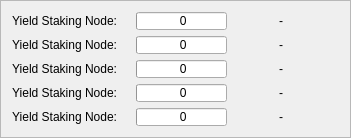
                    <widget class="QFrame" name="frameMnInfoLevels_2">
                     <property name="frameShape">
                      <enum>QFrame::StyledPanel</enum>
                     </property>
                     <property name="frameShadow">
                      <enum>QFrame::Raised</enum>
                     </property>
                     <layout class="QGridLayout" name="gridLayout_2">
                      <item row="0" column="0" rowspan="5">
                       <layout class="QVBoxLayout" name="verticalLayout_11">
                        <item>
                         <widget class="QLabel" name="label_11">
                          <property name="minimumSize">
                           <size>
                            <width>0</width>
                            <height>0</height>
                           </size>
                          </property>
                          <property name="maximumSize">
                           <size>
                            <width>16777215</width>
                            <height>16777215</height>
                           </size>
                          </property>
                          <property name="text">
                           <string>Yield Staking Node:</string>
                          </property>
                          <property name="alignment">
                           <set>Qt::AlignRight|Qt::AlignTrailing|Qt::AlignVCenter</set>
                          </property>
                         </widget>
                        </item>
                        <item>
                         <widget class="QLabel" name="label_12">
                          <property name="minimumSize">
                           <size>
                            <width>0</width>
                            <height>0</height>
                           </size>
                          </property>
                          <property name="maximumSize">
                           <size>
                            <width>16777215</width>
                            <height>16777215</height>
                           </size>
                          </property>
                          <property name="text">
                           <string>Yield Staking Node:</string>
                          </property>
                          <property name="alignment">
                           <set>Qt::AlignRight|Qt::AlignTrailing|Qt::AlignVCenter</set>
                          </property>
                         </widget>
                        </item>
                        <item>
                         <widget class="QLabel" name="label_13">
                          <property name="minimumSize">
                           <size>
                            <width>0</width>
                            <height>0</height>
                           </size>
                          </property>
                          <property name="maximumSize">
                           <size>
                            <width>16777215</width>
                            <height>16777215</height>
                           </size>
                          </property>
                          <property name="text">
                           <string>Yield Staking Node:</string>
                          </property>
                          <property name="alignment">
                           <set>Qt::AlignRight|Qt::AlignTrailing|Qt::AlignVCenter</set>
                          </property>
                         </widget>
                        </item>
                        <item>
                         <widget class="QLabel" name="label_14">
                          <property name="minimumSize">
                           <size>
                            <width>0</width>
                            <height>0</height>
                           </size>
                          </property>
                          <property name="maximumSize">
                           <size>
                            <width>16777215</width>
                            <height>16777215</height>
                           </size>
                          </property>
                          <property name="text">
                           <string>Yield Staking Node:</string>
                          </property>
                          <property name="alignment">
                           <set>Qt::AlignRight|Qt::AlignTrailing|Qt::AlignVCenter</set>
                          </property>
                         </widget>
                        </item>
                        <item>
                         <widget class="QLabel" name="label_15">
                          <property name="minimumSize">
                           <size>
                            <width>0</width>
                            <height>0</height>
                           </size>
                          </property>
                          <property name="maximumSize">
                           <size>
                            <width>16777215</width>
                            <height>16777215</height>
                           </size>
                          </property>
                          <property name="text">
                           <string>Yield Staking Node:</string>
                          </property>
                          <property name="alignment">
                           <set>Qt::AlignRight|Qt::AlignTrailing|Qt::AlignVCenter</set>
                          </property>
                         </widget>
                        </item>
                       </layout>
                      </item>
                      <item row="0" column="1" rowspan="5">
                       <layout class="QVBoxLayout" name="verticalLayout_12">
                        <item>
                         <widget class="QLabel" name="label_micolat">
                          <property name="text">
                           <string/>
                          </property>
                          <property name="alignment">
                           <set>Qt::AlignRight|Qt::AlignTrailing|Qt::AlignVCenter</set>
                          </property>
                         </widget>
                        </item>
                        <item>
                         <widget class="QLabel" name="label_scolat">
                          <property name="text">
                           <string/>
                          </property>
                          <property name="alignment">
                           <set>Qt::AlignRight|Qt::AlignTrailing|Qt::AlignVCenter</set>
                          </property>
                         </widget>
                        </item>
                        <item>
                         <widget class="QLabel" name="label_mcolat">
                          <property name="text">
                           <string/>
                          </property>
                          <property name="alignment">
                           <set>Qt::AlignRight|Qt::AlignTrailing|Qt::AlignVCenter</set>
                          </property>
                         </widget>
                        </item>
                        <item>
                         <widget class="QLabel" name="label_lcolat">
                          <property name="text">
                           <string/>
                          </property>
                          <property name="alignment">
                           <set>Qt::AlignRight|Qt::AlignTrailing|Qt::AlignVCenter</set>
                          </property>
                         </widget>
                        </item>
                        <item>
                         <widget class="QLabel" name="label_fcolat">
                          <property name="text">
                           <string/>
                          </property>
                          <property name="alignment">
                           <set>Qt::AlignRight|Qt::AlignTrailing|Qt::AlignVCenter</set>
                          </property>
                         </widget>
                        </item>
                       </layout>
                      </item>
                      <item row="0" column="3">
                       <widget class="QLabel" name="roi_mini">
                        <property name="minimumSize">
                         <size>
                          <width>50</width>
                          <height>0</height>
                         </size>
                        </property>
                        <property name="maximumSize">
                         <size>
                          <width>16777215</width>
                          <height>16777215</height>
                         </size>
                        </property>
                        <property name="text">
                         <string>-</string>
                        </property>
                        <property name="alignment">
                         <set>Qt::AlignRight|Qt::AlignTrailing|Qt::AlignVCenter</set>
                        </property>
                       </widget>
                      </item>
                      <item row="0" column="4">
                       <widget class="QLabel" name="roi_mini_2">
                        <property name="minimumSize">
                         <size>
                          <width>50</width>
                          <height>0</height>
                         </size>
                        </property>
                        <property name="maximumSize">
                         <size>
                          <width>16777215</width>
                          <height>16777215</height>
                         </size>
                        </property>
                        <property name="text">
                         <string/>
                        </property>
                        <property name="alignment">
                         <set>Qt::AlignLeading|Qt::AlignLeft|Qt::AlignVCenter</set>
                        </property>
                       </widget>
                      </item>
                      <item row="1" column="2">
                       <widget class="QProgressBar" name="graphMN2">
                        <property name="minimumSize">
                         <size>
                          <width>0</width>
                          <height>18</height>
                         </size>
                        </property>
                        <property name="maximumSize">
                         <size>
                          <width>16777215</width>
                          <height>18</height>
                         </size>
                        </property>
                        <property name="value">
                         <number>0</number>
                        </property>
                        <property name="format">
                         <string> %v</string>
                        </property>
                       </widget>
                      </item>
                      <item row="1" column="3">
                       <widget class="QLabel" name="roi_small">
                        <property name="minimumSize">
                         <size>
                          <width>50</width>
                          <height>0</height>
                         </size>
                        </property>
                        <property name="maximumSize">
                         <size>
                          <width>16777215</width>
                          <height>16777215</height>
                         </size>
                        </property>
                        <property name="text">
                         <string>-</string>
                        </property>
                        <property name="alignment">
                         <set>Qt::AlignRight|Qt::AlignTrailing|Qt::AlignVCenter</set>
                        </property>
                       </widget>
                      </item>
                      <item row="1" column="4">
                       <widget class="QLabel" name="roi_small_2">
                        <property name="minimumSize">
                         <size>
                          <width>50</width>
                          <height>0</height>
                         </size>
                        </property>
                        <property name="maximumSize">
                         <size>
                          <width>16777215</width>
                          <height>16777215</height>
                         </size>
                        </property>
                        <property name="text">
                         <string/>
                        </property>
                        <property name="alignment">
                         <set>Qt::AlignLeading|Qt::AlignLeft|Qt::AlignVCenter</set>
                        </property>
                       </widget>
                      </item>
                      <item row="2" column="2">
                       <widget class="QProgressBar" name="graphMN3">
                        <property name="minimumSize">
                         <size>
                          <width>0</width>
                          <height>18</height>
                         </size>
                        </property>
                        <property name="maximumSize">
                         <size>
                          <width>16777215</width>
                          <height>18</height>
                         </size>
                        </property>
                        <property name="value">
                         <number>0</number>
                        </property>
                        <property name="format">
                         <string> %v</string>
                        </property>
                       </widget>
                      </item>
                      <item row="2" column="3">
                       <widget class="QLabel" name="roi_medium">
                        <property name="minimumSize">
                         <size>
                          <width>50</width>
                          <height>0</height>
                         </size>
                        </property>
                        <property name="maximumSize">
                         <size>
                          <width>16777215</width>
                          <height>16777215</height>
                         </size>
                        </property>
                        <property name="text">
                         <string>-</string>
                        </property>
                        <property name="alignment">
                         <set>Qt::AlignRight|Qt::AlignTrailing|Qt::AlignVCenter</set>
                        </property>
                       </widget>
                      </item>
                      <item row="2" column="4">
                       <widget class="QLabel" name="roi_medium_2">
                        <property name="minimumSize">
                         <size>
                          <width>50</width>
                          <height>0</height>
                         </size>
                        </property>
                        <property name="maximumSize">
                         <size>
                          <width>16777215</width>
                          <height>16777215</height>
                         </size>
                        </property>
                        <property name="text">
                         <string/>
                        </property>
                        <property name="alignment">
                         <set>Qt::AlignLeading|Qt::AlignLeft|Qt::AlignVCenter</set>
                        </property>
                       </widget>
                      </item>
                      <item row="3" column="2">
                       <widget class="QProgressBar" name="graphMN4">
                        <property name="minimumSize">
                         <size>
                          <width>0</width>
                          <height>18</height>
                         </size>
                        </property>
                        <property name="maximumSize">
                         <size>
                          <width>16777215</width>
                          <height>18</height>
                         </size>
                        </property>
                        <property name="value">
                         <number>0</number>
                        </property>
                        <property name="format">
                         <string> %v</string>
                        </property>
                       </widget>
                      </item>
                      <item row="3" column="3">
                       <widget class="QLabel" name="roi_large">
                        <property name="minimumSize">
                         <size>
                          <width>50</width>
                          <height>0</height>
                         </size>
                        </property>
                        <property name="maximumSize">
                         <size>
                          <width>16777215</width>
                          <height>16777215</height>
                         </size>
                        </property>
                        <property name="text">
                         <string>-</string>
                        </property>
                        <property name="alignment">
                         <set>Qt::AlignRight|Qt::AlignTrailing|Qt::AlignVCenter</set>
                        </property>
                       </widget>
                      </item>
                      <item row="3" column="4">
                       <widget class="QLabel" name="roi_large_2">
                        <property name="minimumSize">
                         <size>
                          <width>50</width>
                          <height>0</height>
                         </size>
                        </property>
                        <property name="maximumSize">
                         <size>
                          <width>16777215</width>
                          <height>16777215</height>
                         </size>
                        </property>
                        <property name="text">
                         <string/>
                        </property>
                        <property name="alignment">
                         <set>Qt::AlignLeading|Qt::AlignLeft|Qt::AlignVCenter</set>
                        </property>
                       </widget>
                      </item>
                      <item row="4" column="2">
                       <widget class="QProgressBar" name="graphMN5">
                        <property name="minimumSize">
                         <size>
                          <width>0</width>
                          <height>18</height>
                         </size>
                        </property>
                        <property name="maximumSize">
                         <size>
                          <width>16777215</width>
                          <height>18</height>
                         </size>
                        </property>
                        <property name="value">
                         <number>0</number>
                        </property>
                        <property name="format">
                         <string> %v</string>
                        </property>
                       </widget>
                      </item>
                      <item row="4" column="3">
                       <widget class="QLabel" name="roi_full">
                        <property name="minimumSize">
                         <size>
                          <width>50</width>
                          <height>0</height>
                         </size>
                        </property>
                        <property name="maximumSize">
                         <size>
                          <width>16777215</width>
                          <height>16777215</height>
                         </size>
                        </property>
                        <property name="text">
                         <string>-</string>
                        </property>
                        <property name="alignment">
                         <set>Qt::AlignRight|Qt::AlignTrailing|Qt::AlignVCenter</set>
                        </property>
                       </widget>
                      </item>
                      <item row="4" column="4">
                       <widget class="QLabel" name="roi_full_2">
                        <property name="minimumSize">
                         <size>
                          <width>50</width>
                          <height>0</height>
                         </size>
                        </property>
                        <property name="maximumSize">
                         <size>
                          <width>16777215</width>
                          <height>16777215</height>
                         </size>
                        </property>
                        <property name="text">
                         <string/>
                        </property>
                        <property name="alignment">
                         <set>Qt::AlignLeading|Qt::AlignLeft|Qt::AlignVCenter</set>
                        </property>
                       </widget>
                      </item>
                      <item row="0" column="2">
                       <widget class="QProgressBar" name="graphMN1">
                        <property name="minimumSize">
                         <size>
                          <width>0</width>
                          <height>18</height>
                         </size>
                        </property>
                        <property name="maximumSize">
                         <size>
                          <width>16777215</width>
                          <height>18</height>
                         </size>
                        </property>
                        <property name="value">
                         <number>0</number>
                        </property>
                        <property name="format">
                         <string> %v</string>
                        </property>
                       </widget>
                      </item>
                     </layout>
                    </widget>
